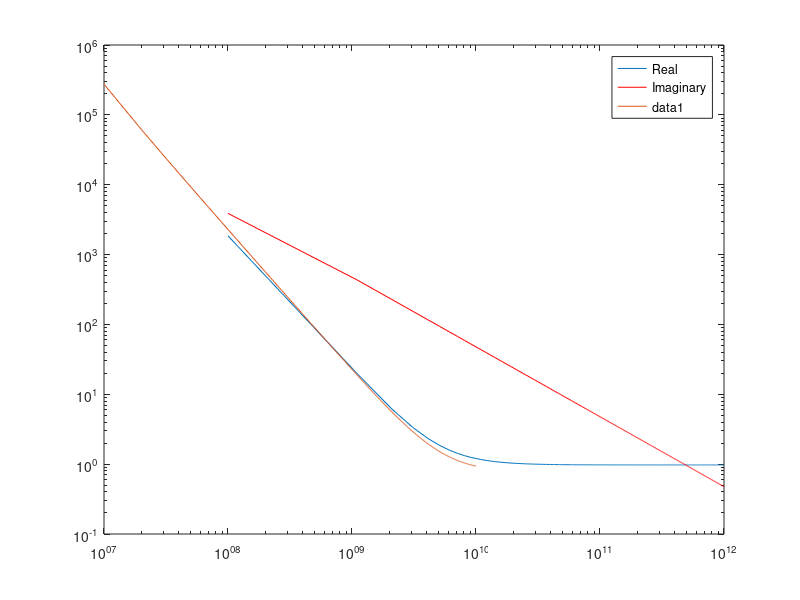
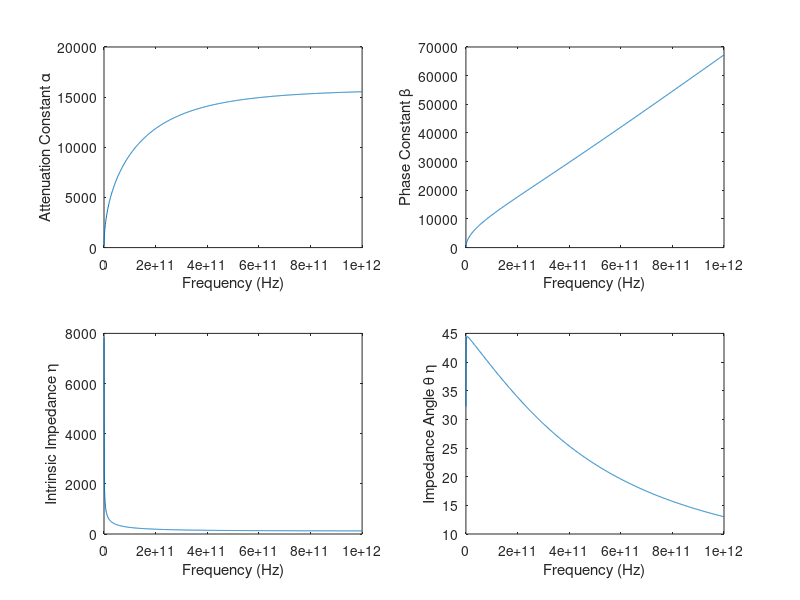
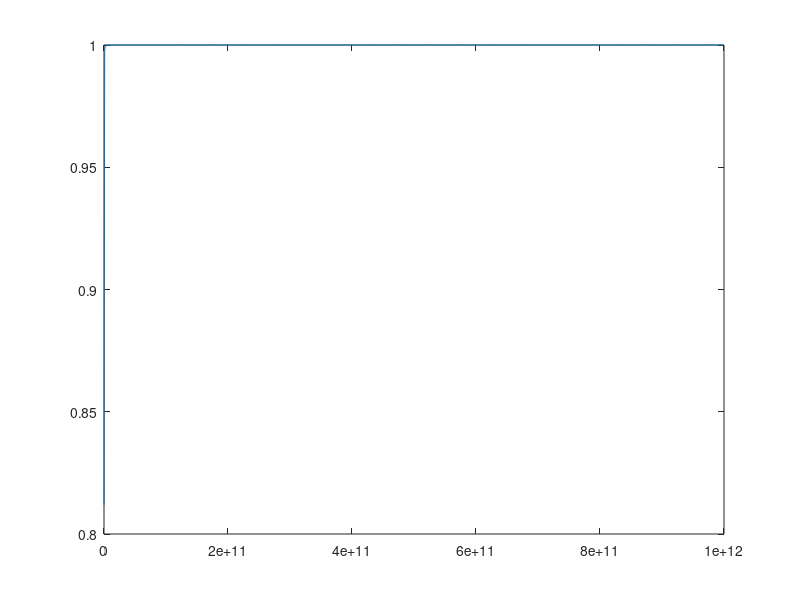

These charts were generated, in order, by the following MATLAB code:
clc;clear all;
fi=fopen('Permeability.txt');
l=fgetl(fi);
in=1;
while ischar(l)
%for kj=1:81
    %%disp(l);
    text{in}=l;
    data{in}=sscanf(text{in},'%f %f');
    f(in)=(data{in}(1));
    eps(in)=data{in}(2);
    
    l=fgetl(fi);
    in=in+1;
end

epsr=10;
a0=1e-4;%0.1mm
c0=2.99792458e8;%Speed of Light (m/s)
f0=c0/a0;%3000GHz
t0=1/f0;%0.33e-12 (s)
mu0=4*pi*(1e-7);% (H/m)
eps0=8.854187817e-12;% (F/m)
sigmaD0=(epsr*eps0*c0)/a0;

sigma=1e4;
wn=0.01;
gamma=2*pi;
muinf=1;
% chi2=chi3=1;
% conductivity=0;
% lorentzian(0.01,1,true);
ind=1;
for w=((1e8)/f0):((1e9)/f0):((1e12)/f0)
    mu(ind)=muinf+((sigma*wn*wn)/(wn*wn-w*w-1i*w*gamma));
    ind=ind+1;
end
w=((1e8)/f0):((1e9)/f0):((1e12)/f0);
w=w*f0;
loglog(w,real(mu))
hold on;
loglog(w,imag(mu),'r')
legend('Real','Imaginary');
%figure;
loglog(f,eps);
% hold on;
figure;
subplot(2,2,1);
g=(sqrt((1i*2*pi*w.*mu*mu0).*((0)+1i*2*pi*w*10*eps0)));
plot(w,abs(real(g)));
subplot(2,2,1);
xlabel('Frequency (Hz)');ylabel('Attenuation Constant \alpha');
subplot(2,2,2);
plot(w,abs(imag(g)));
xlabel('Frequency (Hz)');ylabel('Phase Constant \beta');


eta=(sqrt((1i*2*pi*w.*mu*mu0)./((0)+1i*2*pi*w*10*eps0)));
subplot(2,2,3);
plot(w,abs(eta));
xlabel('Frequency (Hz)');ylabel('Intrinsic Impedance \eta');
subplot(2,2,4);
plot(w,angle(eta)*(180/pi));
xlabel('Frequency (Hz)');ylabel('Impedance Angle \theta \eta');

XL=(abs(g.*eta));
XLm=(imag(g.*eta));
R=(real(g.*eta));
Gm=(real(g./eta));
%Rm=(Gm')*(-1).*(2*pi*w);%Reluctance
XCm=(imag(g./eta));

figure;
ld0=50;
ld=50;
ld=ld+1./(Gm+1i*XCm);
ld=(ld.*(1i*XLm))./(ld+(1i*XLm));
ld=ld+1./(Gm+1i*XCm);
plot(w,abs(ld0./ld))
